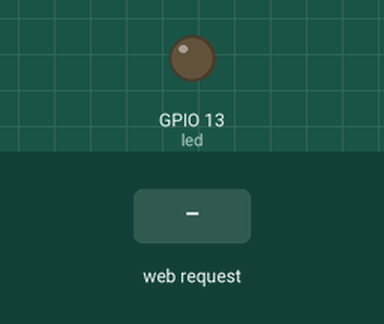
Bench run of a sketch on a simulated ESP32. Shown: output pins drawn as LEDs (lit = HIGH). Inputs (shaded band) come from the test bench. WiFi joins after 1.5 s; servers stay silent unless stated; what the sketch prints to the serial monitor is not drawn.

Above: at 2.7 s.
2.8 s: HTTP request GET / received
At 4.1 s:
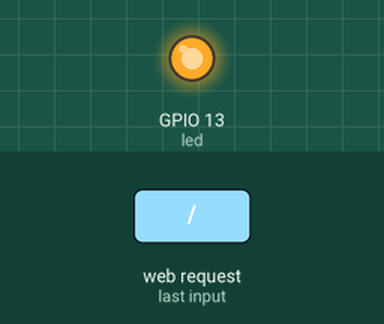
Timing chart, 0 to 6.0 s (numbered marks = the images above; inputs shaded):
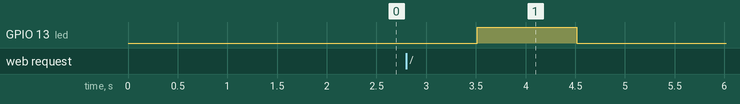

The sketch:

esp32receiver2.ino.ino
```cpp
#include <WiFi.h>
#include <WiFiClient.h>
#include <WebServer.h>
#include <ESPmDNS.h>
// #include<ESP8266WiFi.h>
#define RXp2 16
#define TXp2 17

const char* ssid = "highstuff";
const char* password = "dattaraj";

WebServer server(80);

const int led = 13;

void handleRoot() {
  digitalWrite(led, 1);
  server.send(200, "text/plain", Serial2.readString());
  digitalWrite(led, 0);
}

void handleNotFound() {
  digitalWrite(led, 1);
  String message = "File Not Found\n\n";
  message += "URI: ";
  message += server.uri();
  message += "\nMethod: ";
  message += (server.method() == HTTP_GET) ? "GET" : "POST";
  message += "\nArguments: ";
  message += server.args();
  message += "\n";
  for (uint8_t i = 0; i < server.args(); i++) {
    message += " " + server.argName(i) + ": " + server.arg(i) + "\n";
  }
  server.send(404, "text/plain", message);
  digitalWrite(led, 0);
}

void setup(void) {
  pinMode(led, OUTPUT);
  digitalWrite(led, 0);
  Serial.begin(115200);
  Serial2.begin(9600, SERIAL_8N1, RXp2, TXp2);
  WiFi.mode(WIFI_STA);
  WiFi.begin(ssid, password);
  Serial.println("");

  // Wait for connection
  while (WiFi.status() != WL_CONNECTED) {
    delay(500);
    Serial.print(".");
  }
  Serial.println("");
  Serial.print("Connected to ");
  Serial.println(ssid);
  Serial.print("IP address: ");
  Serial.println(WiFi.localIP());

  if (MDNS.begin("esp32")) {
    Serial.println("MDNS responder started");
  }

  server.on("/", handleRoot);

  server.on("/inline", []() {
    server.send(200, "text/plain", "this works as well");
  });

  server.onNotFound(handleNotFound);

  server.begin();
  Serial.println("HTTP server started");
}

void loop(void) {
  server.handleClient();
  // WiFiClient client = server.avaible();
  // if (client){
  //   Serial.println("New Client!");
  //   String currentline = "";
  //   currentTime=millis();

  // }
  Serial.println("Message Received: ");
    Serial.println(Serial2.readString());
  delay(2);//allow the cpu to switch to other tasks
}
```

Measured:
- after the input at 2.8 s, GPIO 13 (led): LOW → HIGH after 0.71 s, → LOW 1.0 s later
